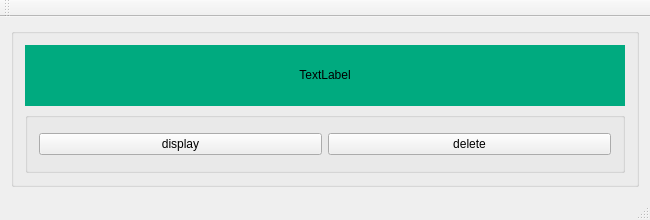
<?xml version="1.0" encoding="UTF-8"?>
<ui version="4.0">
 <class>wsCellClass</class>
 <widget class="QMainWindow" name="wsCellClass">
  <property name="geometry">
   <rect>
    <x>0</x>
    <y>0</y>
    <width>650</width>
    <height>220</height>
   </rect>
  </property>
  <property name="maximumSize">
   <size>
    <width>650</width>
    <height>220</height>
   </size>
  </property>
  <property name="windowTitle">
   <string>wsCell</string>
  </property>
  <widget class="QWidget" name="centralWidget">
   <layout class="QVBoxLayout" name="verticalLayout">
    <item>
     <widget class="QGroupBox" name="groupBox">
      <property name="title">
       <string/>
      </property>
      <layout class="QVBoxLayout" name="verticalLayout_2">
       <item>
        <widget class="QLabel" name="label">
         <property name="styleSheet">
          <string notr="true">background-color: rgb(0, 170, 127);</string>
         </property>
         <property name="text">
          <string>&lt;html&gt;&lt;head/&gt;&lt;body&gt;&lt;p align=&quot;center&quot;&gt;TextLabel&lt;/p&gt;&lt;/body&gt;&lt;/html&gt;</string>
         </property>
        </widget>
       </item>
       <item>
        <widget class="QGroupBox" name="groupBox_2">
         <property name="title">
          <string/>
         </property>
         <layout class="QHBoxLayout" name="horizontalLayout">
          <item>
           <widget class="QPushButton" name="display">
            <property name="text">
             <string>display</string>
            </property>
           </widget>
          </item>
          <item>
           <widget class="QPushButton" name="delete2">
            <property name="text">
             <string>delete</string>
            </property>
           </widget>
          </item>
         </layout>
        </widget>
       </item>
      </layout>
     </widget>
    </item>
   </layout>
  </widget>
  <widget class="QToolBar" name="mainToolBar">
   <attribute name="toolBarArea">
    <enum>TopToolBarArea</enum>
   </attribute>
   <attribute name="toolBarBreak">
    <bool>false</bool>
   </attribute>
  </widget>
  <widget class="QStatusBar" name="statusBar"/>
 </widget>
 <layoutdefault spacing="6" margin="11"/>
 <resources/>
 <connections/>
</ui>
